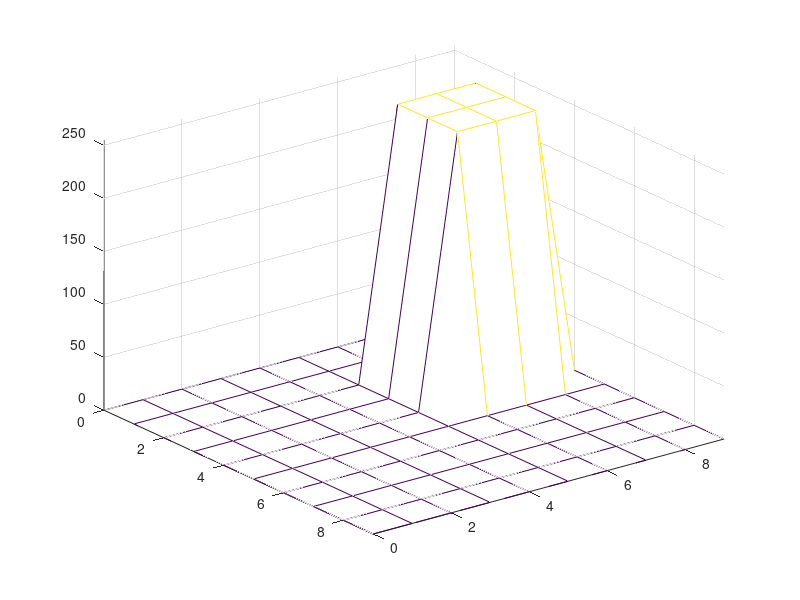
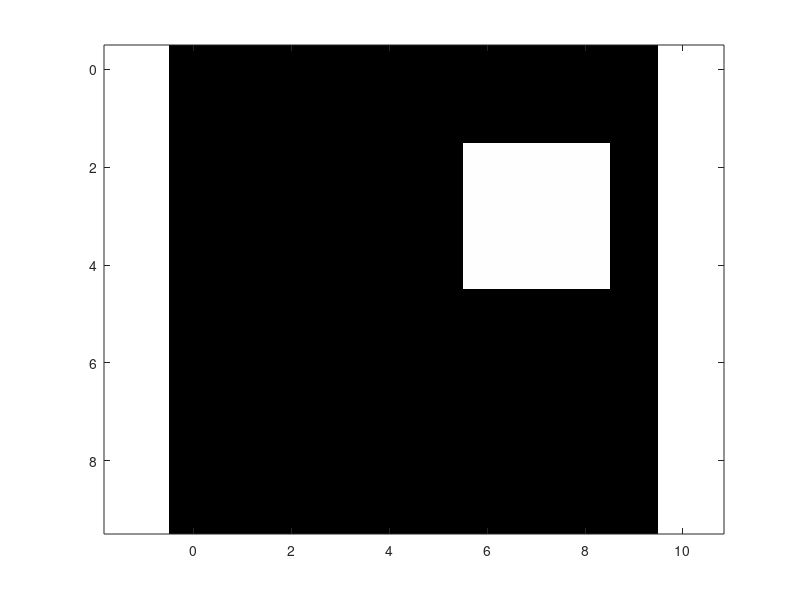
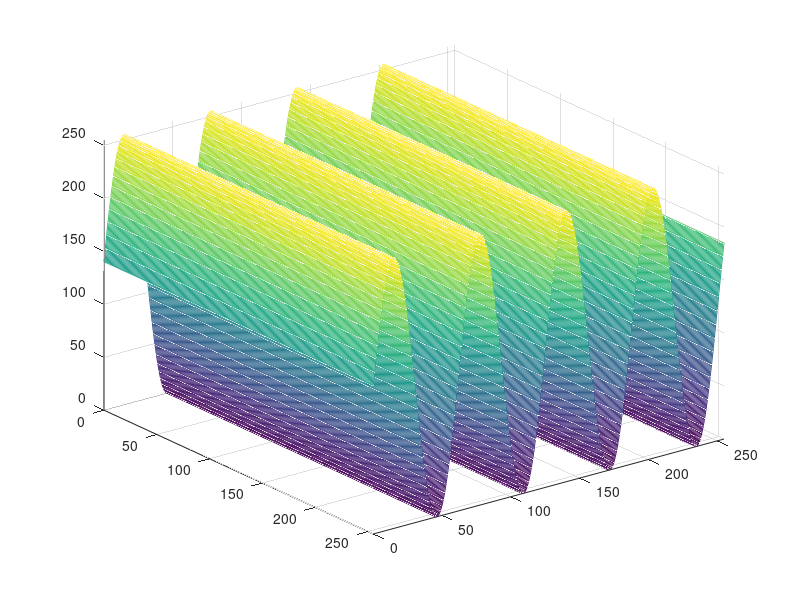
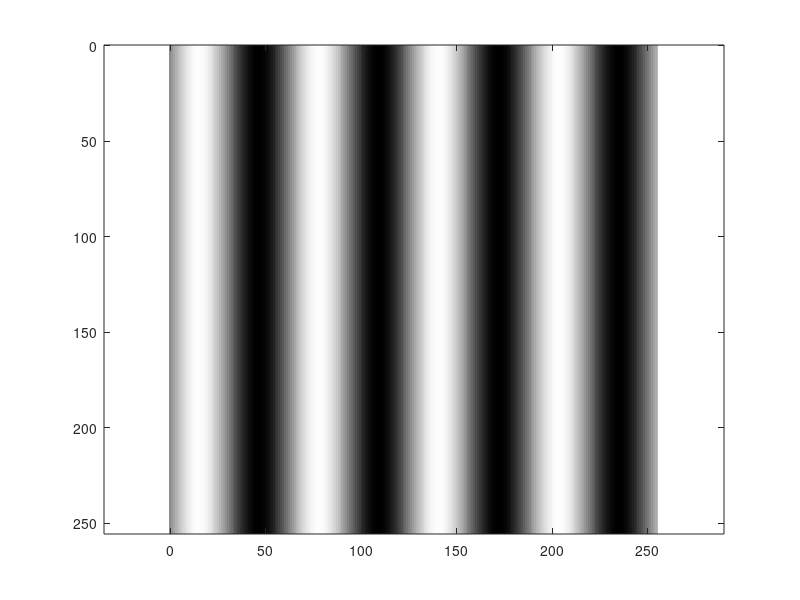

MATLAB code to generate these figures, in order:
%function ip_ex01()
% This is an m-file to generate and display some simple images
% Copyright (c) 2005-20014 Cameron H. G. Wright
close all
x=0:9; y=x;  % useful for mesh plotting purposes
A=zeros(10);  % preallocate the 10x10 matrix, filled with zeros
A(3:5,7:9)=255; % make a block of 255 in the UR corner
figure(1)
mesh(x,y,A)
axis ij  % put 0,0 in UL corner
%axis equal
axis tight
figure(2)
image([0 9],[0 9],A) % display a matrix as an image
axis ij  % put 0,0 in UL corner
axis equal
axis tight
colormap(gray(256)) % a 256 level (8-bit) grayscale
B=zeros(256);
x=0:255; y=x;
v=10;  % spatial frequency in the y direction
% Note: MATLAB uses (row, column) notation for (x, y)
for i=1:256
    for j=1:256
        B(i,j)=sin(j/v);  % ranges from -1 to +1
    end
end
% now shift and expand so sinusoid ranges from 0 to 255
B=B+1;  % move up range to be from 0 to 2
B=127.5*B;  % now ranges from 0 to 255
figure(3)
mesh(x,y,B) % using the default colormap
axis ij
axis([0 255 0 255 0 255]);  % tighten axes around data
figure(4)
image([0 255],[0 255],B) % display a matrix as an image
axis ij  % put 0,0 in UL corner
axis equal
axis tight
colormap(gray(256)) % a 256 valued (8-bit) grayscale
figure(1)  % start by showing the first figure
